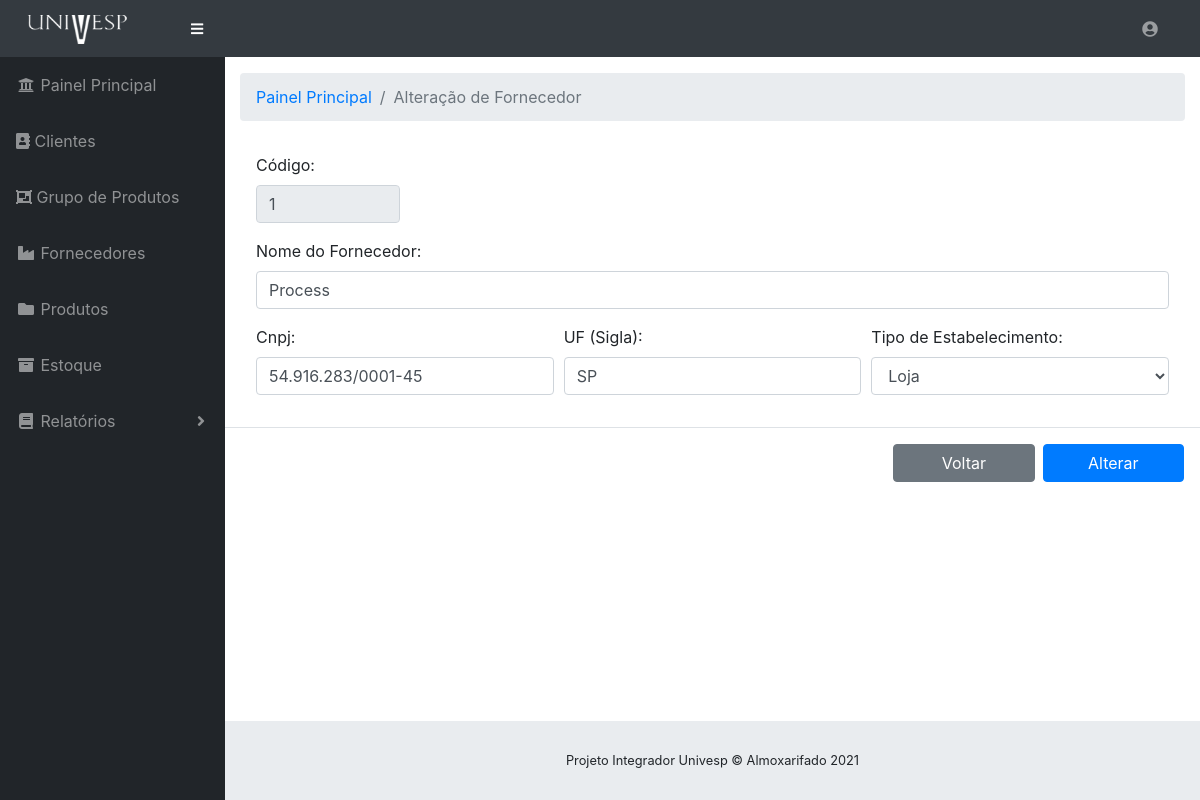
/view/select_alterar_fornecedor.php?id=1 (signed in), run on the app's committed database.
### tables this page shows
CREATE TABLE IF NOT EXISTS `fornecedores` (
  `id` int(11) NOT NULL AUTO_INCREMENT,
  `nome` varchar(100) DEFAULT NULL,
  `cnpj` varchar(50) DEFAULT NULL,
  `uf` varchar(3) DEFAULT NULL,
  `tipo_estabelecimento` varchar(50) DEFAULT NULL,
  PRIMARY KEY (`id`)
);

### view/select_alterar_fornecedor.php (the view, shortened to what this page needs)
<?php
require "../dao/conexao.php";
if ($_GET['id'] == "") {
  $_SESSION['select_vazio'] = true;
  header("Location:lista_fornecedores.php");
} else {
  $id_select = $_GET['id'];
  $sql_fornec_selecionado = "SELECT * FROM fornecedores where id ='$id_select'";
  $result_fornec_selecionado = mysqli_query($conexao, $sql_fornec_selecionado);
  $dados_fornec_selecionado = mysqli_fetch_array($result_fornec_selecionado);
  ?>
  <!DOCTYPE html>
  <html lang="en">
  <head>
    <link href="../vendor/fontawesome-free/css/all.min.css" rel="stylesheet" type="text/css">
    <link href="../vendor/datatables/dataTables.bootstrap4.css" rel="stylesheet">
    <link href="../css/sb-admin.css" rel="stylesheet">
  </head>
  <body id="page-top">
    <?php
      include_once "nav.php";
      ?>
    <div id="wrapper">
      <?php
        include_once "menu.php";
        ?>
      <div id="content-wrapper">
        <div class="container-fluid">
          <ol class="breadcrumb">
            <li class="breadcrumb-item">
              <a href="painel.php">Painel Principal</a>
            </li>
            <li class="breadcrumb-item active">Alteração de Fornecedor</li>
          </ol>
          <form method="POST" action="../valida/valida_alter_fornecedor.php">
            <div class="modal-body">
			  <div class="form-row">
				  <div class="form-group col-md-2">
					  <label for="data">Código:</label>
					  <input class="form-control" value="<?php echo ($dados_fornec_selecionado['id']); ?>" disabled>
				  </div>
			  </div>
              <div class="form-group">
                <label for="inputAddress">Nome do Fornecedor:</label>
                <input type="text" name="novo_nome" class="form-control" id="nome_fornecedor" value="<?php echo $dados_fornec_selecionado['nome'] ?>">
              </div>
              <div class="form-row">
                <div class="form-group col-md-4">
                  <label for="inputEmail4">Cnpj:</label>
                  <input type="text" name="novo_cnpj" class="form-control" id="cnpj" value="<?php echo $dados_fornec_selecionado['cnpj'] ?>">
                </div>
                <div class="form-group col-md-4">
                  <label for="tipo_produto">UF (Sigla):</label>
                  <input type="text" name="novo_uf" class="form-control" id="uf" value="<?php echo $dados_fornec_selecionado['uf'] ?>">
                </div>
				<div class="form-group col-md-4">
                  <label for="quantidade">Tipo de Estabelecimento:</label>
                  <select id="inputState" name="novo_estabelecimento" class="form-control">
                    <option value="" selected require><?php echo $dados_fornec_selecionado['tipo_estabelecimento'] ?></option>
                  </select>
                </div>
              </div>
            </div>
        </div>
        <div class="modal-footer">
		  <a href="lista_fornecedores.php" style="width:15%" type="button" class="btn btn-secondary" data-dismiss="modal">Voltar</a>
          <button type="submit" style="width:15%" name="alterar" class="btn btn-primary"><div style="color:white">Alterar</div></button>
        </div>
      </div>
    </div>
    <footer class="sticky-footer">
      <div class="container my-auto">
        <div class="copyright text-center my-auto">
        <span>Projeto Integrador Univesp © Almoxarifado 2021</span>
        </div>
      </div>
    </footer>
  </body>
  </html>
<?php } ?>

### data on the page
fornecedores: id "1", novo_nome "Process", novo_cnpj "54.916.283/0001-45", novo_uf "SP", novo_estabelecimento "Loja"
